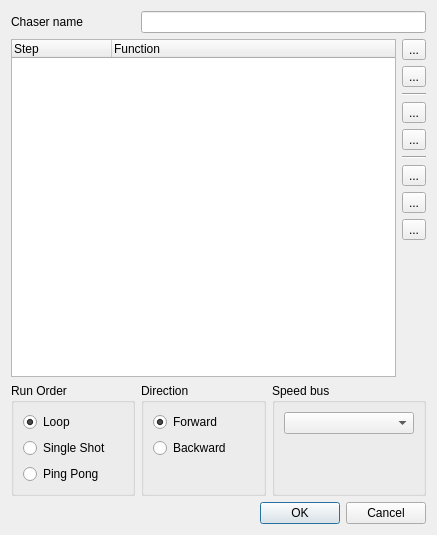
<?xml version="1.0" encoding="UTF-8"?>
<ui version="4.0">
 <class>ChaserEditor</class>
 <widget class="QDialog" name="ChaserEditor">
  <property name="geometry">
   <rect>
    <x>0</x>
    <y>0</y>
    <width>437</width>
    <height>535</height>
   </rect>
  </property>
  <property name="windowTitle">
   <string>Chaser editor</string>
  </property>
  <layout class="QGridLayout" name="gridLayout">
   <item row="0" column="0">
    <widget class="QLabel" name="m_nameLabel">
     <property name="sizePolicy">
      <sizepolicy hsizetype="Preferred" vsizetype="Preferred">
       <horstretch>0</horstretch>
       <verstretch>0</verstretch>
      </sizepolicy>
     </property>
     <property name="text">
      <string>Chaser name</string>
     </property>
    </widget>
   </item>
   <item row="0" column="1" colspan="3">
    <widget class="QLineEdit" name="m_nameEdit">
     <property name="sizePolicy">
      <sizepolicy hsizetype="Expanding" vsizetype="Fixed">
       <horstretch>0</horstretch>
       <verstretch>0</verstretch>
      </sizepolicy>
     </property>
     <property name="toolTip">
      <string>Name of the chaser being edited</string>
     </property>
    </widget>
   </item>
   <item row="1" column="0" rowspan="10" colspan="3">
    <widget class="QTreeWidget" name="m_list">
     <property name="sizePolicy">
      <sizepolicy hsizetype="Expanding" vsizetype="Expanding">
       <horstretch>0</horstretch>
       <verstretch>1</verstretch>
      </sizepolicy>
     </property>
     <property name="selectionMode">
      <enum>QAbstractItemView::ExtendedSelection</enum>
     </property>
     <property name="rootIsDecorated">
      <bool>false</bool>
     </property>
     <property name="itemsExpandable">
      <bool>false</bool>
     </property>
     <property name="allColumnsShowFocus">
      <bool>true</bool>
     </property>
     <column>
      <property name="text">
       <string>Step</string>
      </property>
     </column>
     <column>
      <property name="text">
       <string>Function</string>
      </property>
     </column>
    </widget>
   </item>
   <item row="1" column="3">
    <widget class="QToolButton" name="m_add">
     <property name="toolTip">
      <string>Add step(s) to the current position</string>
     </property>
     <property name="text">
      <string notr="true">...</string>
     </property>
     <property name="icon">
      <iconset resource="qlcui.qrc">
       <normaloff>:/edit_add.png</normaloff>:/edit_add.png</iconset>
     </property>
     <property name="iconSize">
      <size>
       <width>26</width>
       <height>26</height>
      </size>
     </property>
    </widget>
   </item>
   <item row="2" column="3">
    <widget class="QToolButton" name="m_remove">
     <property name="toolTip">
      <string>Remove the selected step</string>
     </property>
     <property name="text">
      <string notr="true">...</string>
     </property>
     <property name="icon">
      <iconset resource="qlcui.qrc">
       <normaloff>:/edit_remove.png</normaloff>:/edit_remove.png</iconset>
     </property>
     <property name="iconSize">
      <size>
       <width>26</width>
       <height>26</height>
      </size>
     </property>
    </widget>
   </item>
   <item row="4" column="3">
    <widget class="QToolButton" name="m_raise">
     <property name="toolTip">
      <string>Raise the selected step once</string>
     </property>
     <property name="text">
      <string notr="true">...</string>
     </property>
     <property name="icon">
      <iconset resource="qlcui.qrc">
       <normaloff>:/up.png</normaloff>:/up.png</iconset>
     </property>
     <property name="iconSize">
      <size>
       <width>26</width>
       <height>26</height>
      </size>
     </property>
    </widget>
   </item>
   <item row="5" column="3">
    <widget class="QToolButton" name="m_lower">
     <property name="toolTip">
      <string>Lower the selected step once</string>
     </property>
     <property name="text">
      <string notr="true">...</string>
     </property>
     <property name="icon">
      <iconset resource="qlcui.qrc">
       <normaloff>:/down.png</normaloff>:/down.png</iconset>
     </property>
     <property name="iconSize">
      <size>
       <width>26</width>
       <height>26</height>
      </size>
     </property>
    </widget>
   </item>
   <item row="10" column="3">
    <spacer>
     <property name="orientation">
      <enum>Qt::Vertical</enum>
     </property>
     <property name="sizeHint" stdset="0">
      <size>
       <width>20</width>
       <height>40</height>
      </size>
     </property>
    </spacer>
   </item>
   <item row="11" column="0">
    <widget class="QGroupBox" name="groupBox">
     <property name="title">
      <string>Run Order</string>
     </property>
     <layout class="QVBoxLayout" name="verticalLayout_2">
      <item>
       <widget class="QRadioButton" name="m_loop">
        <property name="toolTip">
         <string>Run through over and over again</string>
        </property>
        <property name="text">
         <string>Loop</string>
        </property>
        <property name="checked">
         <bool>true</bool>
        </property>
       </widget>
      </item>
      <item>
       <widget class="QRadioButton" name="m_singleShot">
        <property name="toolTip">
         <string>Run through once and stop</string>
        </property>
        <property name="text">
         <string>Single Shot</string>
        </property>
       </widget>
      </item>
      <item>
       <widget class="QRadioButton" name="m_pingPong">
        <property name="toolTip">
         <string>First run forwards, then backwards, again forwards, etc.</string>
        </property>
        <property name="text">
         <string>Ping Pong</string>
        </property>
       </widget>
      </item>
     </layout>
    </widget>
   </item>
   <item row="11" column="1">
    <widget class="QGroupBox" name="groupBox_2">
     <property name="title">
      <string>Direction</string>
     </property>
     <layout class="QVBoxLayout" name="verticalLayout_3">
      <item>
       <widget class="QRadioButton" name="m_forward">
        <property name="toolTip">
         <string>Start from the first step</string>
        </property>
        <property name="text">
         <string>Forward</string>
        </property>
        <property name="checked">
         <bool>true</bool>
        </property>
       </widget>
      </item>
      <item>
       <widget class="QRadioButton" name="m_backward">
        <property name="toolTip">
         <string>Start from the last step</string>
        </property>
        <property name="text">
         <string>Backward</string>
        </property>
       </widget>
      </item>
      <item>
       <spacer name="verticalSpacer_2">
        <property name="orientation">
         <enum>Qt::Vertical</enum>
        </property>
        <property name="sizeType">
         <enum>QSizePolicy::Expanding</enum>
        </property>
        <property name="sizeHint" stdset="0">
         <size>
          <width>20</width>
          <height>20</height>
         </size>
        </property>
       </spacer>
      </item>
     </layout>
    </widget>
   </item>
   <item row="11" column="2" colspan="2">
    <widget class="QGroupBox" name="groupBox_3">
     <property name="title">
      <string>Speed bus</string>
     </property>
     <layout class="QVBoxLayout" name="verticalLayout">
      <item>
       <widget class="QComboBox" name="m_busCombo"/>
      </item>
      <item>
       <spacer name="verticalSpacer">
        <property name="orientation">
         <enum>Qt::Vertical</enum>
        </property>
        <property name="sizeType">
         <enum>QSizePolicy::Expanding</enum>
        </property>
        <property name="sizeHint" stdset="0">
         <size>
          <width>20</width>
          <height>40</height>
         </size>
        </property>
       </spacer>
      </item>
     </layout>
    </widget>
   </item>
   <item row="12" column="0" colspan="4">
    <widget class="QDialogButtonBox" name="m_buttonBox">
     <property name="orientation">
      <enum>Qt::Horizontal</enum>
     </property>
     <property name="standardButtons">
      <set>QDialogButtonBox::Cancel|QDialogButtonBox::Ok</set>
     </property>
    </widget>
   </item>
   <item row="7" column="3">
    <widget class="QToolButton" name="m_cutButton">
     <property name="text">
      <string notr="true">...</string>
     </property>
     <property name="icon">
      <iconset resource="qlcui.qrc">
       <normaloff>:/editcut.png</normaloff>:/editcut.png</iconset>
     </property>
     <property name="iconSize">
      <size>
       <width>26</width>
       <height>26</height>
      </size>
     </property>
    </widget>
   </item>
   <item row="8" column="3">
    <widget class="QToolButton" name="m_copyButton">
     <property name="text">
      <string notr="true">...</string>
     </property>
     <property name="icon">
      <iconset resource="qlcui.qrc">
       <normaloff>:/editcopy.png</normaloff>:/editcopy.png</iconset>
     </property>
     <property name="iconSize">
      <size>
       <width>26</width>
       <height>26</height>
      </size>
     </property>
    </widget>
   </item>
   <item row="9" column="3">
    <widget class="QToolButton" name="m_pasteButton">
     <property name="text">
      <string notr="true">...</string>
     </property>
     <property name="icon">
      <iconset resource="qlcui.qrc">
       <normaloff>:/editpaste.png</normaloff>:/editpaste.png</iconset>
     </property>
     <property name="iconSize">
      <size>
       <width>26</width>
       <height>26</height>
      </size>
     </property>
    </widget>
   </item>
   <item row="3" column="3">
    <widget class="Line" name="line">
     <property name="orientation">
      <enum>Qt::Horizontal</enum>
     </property>
    </widget>
   </item>
   <item row="6" column="3">
    <widget class="Line" name="line_2">
     <property name="orientation">
      <enum>Qt::Horizontal</enum>
     </property>
    </widget>
   </item>
  </layout>
 </widget>
 <resources>
  <include location="qlcui.qrc"/>
 </resources>
 <connections>
  <connection>
   <sender>m_buttonBox</sender>
   <signal>accepted()</signal>
   <receiver>ChaserEditor</receiver>
   <slot>accept()</slot>
   <hints>
    <hint type="sourcelabel">
     <x>248</x>
     <y>254</y>
    </hint>
    <hint type="destinationlabel">
     <x>157</x>
     <y>274</y>
    </hint>
   </hints>
  </connection>
  <connection>
   <sender>m_buttonBox</sender>
   <signal>rejected()</signal>
   <receiver>ChaserEditor</receiver>
   <slot>reject()</slot>
   <hints>
    <hint type="sourcelabel">
     <x>316</x>
     <y>260</y>
    </hint>
    <hint type="destinationlabel">
     <x>286</x>
     <y>274</y>
    </hint>
   </hints>
  </connection>
 </connections>
</ui>
